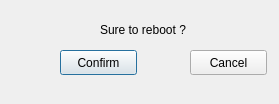
<?xml version="1.0" encoding="UTF-8"?>
<ui version="4.0">
 <class>RebootDeviceClass</class>
 <widget class="QDialog" name="RebootDeviceClass">
  <property name="geometry">
   <rect>
    <x>0</x>
    <y>0</y>
    <width>279</width>
    <height>104</height>
   </rect>
  </property>
  <property name="windowTitle">
   <string>RebootDevice</string>
  </property>
  <widget class="QPushButton" name="pushButton_sure">
   <property name="geometry">
    <rect>
     <x>60</x>
     <y>50</y>
     <width>77</width>
     <height>25</height>
    </rect>
   </property>
   <property name="text">
    <string>Confirm</string>
   </property>
  </widget>
  <widget class="QPushButton" name="pushButton_cancel">
   <property name="geometry">
    <rect>
     <x>190</x>
     <y>50</y>
     <width>77</width>
     <height>25</height>
    </rect>
   </property>
   <property name="text">
    <string>Cancel</string>
   </property>
  </widget>
  <widget class="QLabel" name="label">
   <property name="geometry">
    <rect>
     <x>100</x>
     <y>20</y>
     <width>101</width>
     <height>20</height>
    </rect>
   </property>
   <property name="text">
    <string>Sure to reboot ?</string>
   </property>
  </widget>
 </widget>
 <layoutdefault spacing="6" margin="11"/>
 <resources/>
 <connections/>
</ui>
